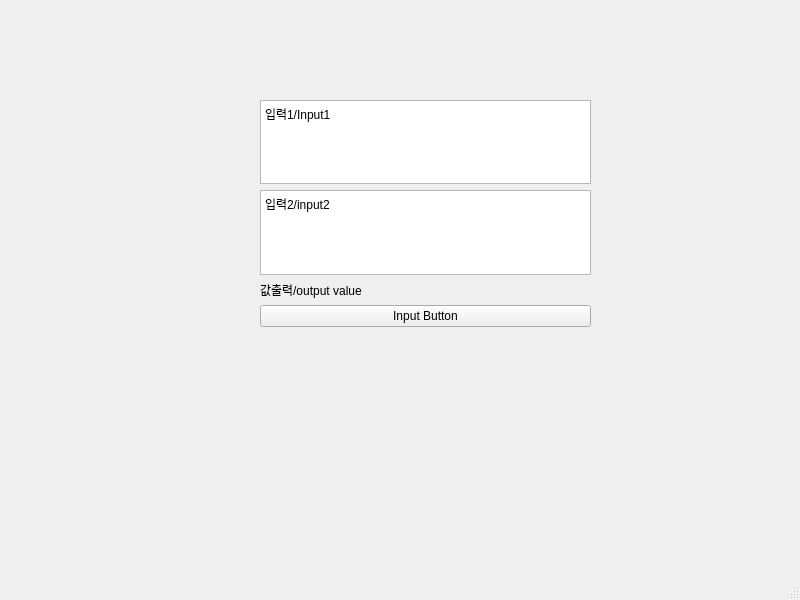
<?xml version="1.0" encoding="UTF-8"?>
<ui version="4.0">
 <class>MainWindow</class>
 <widget class="QMainWindow" name="MainWindow">
  <property name="geometry">
   <rect>
    <x>0</x>
    <y>0</y>
    <width>800</width>
    <height>600</height>
   </rect>
  </property>
  <property name="windowTitle">
   <string>MainWindow</string>
  </property>
  <widget class="QWidget" name="centralwidget">
   <widget class="QWidget" name="verticalLayoutWidget">
    <property name="geometry">
     <rect>
      <x>260</x>
      <y>100</y>
      <width>331</width>
      <height>227</height>
     </rect>
    </property>
    <layout class="QVBoxLayout" name="verticalLayout">
     <item>
      <widget class="QPlainTextEdit" name="plainTextEdit">
       <property name="documentTitle">
        <string/>
       </property>
       <property name="plainText">
        <string>입력1/Input1</string>
       </property>
      </widget>
     </item>
     <item>
      <widget class="QPlainTextEdit" name="plainTextEdit2">
       <property name="plainText">
        <string>입력2/input2</string>
       </property>
      </widget>
     </item>
     <item>
      <widget class="QLabel" name="label">
       <property name="text">
        <string>값출력/output value</string>
       </property>
      </widget>
     </item>
     <item>
      <widget class="QPushButton" name="pushButton">
       <property name="text">
        <string>Input Button</string>
       </property>
      </widget>
     </item>
    </layout>
   </widget>
  </widget>
  <widget class="QMenuBar" name="menubar">
   <property name="geometry">
    <rect>
     <x>0</x>
     <y>0</y>
     <width>800</width>
     <height>33</height>
    </rect>
   </property>
  </widget>
  <widget class="QStatusBar" name="statusbar"/>
 </widget>
 <resources/>
 <connections/>
</ui>
